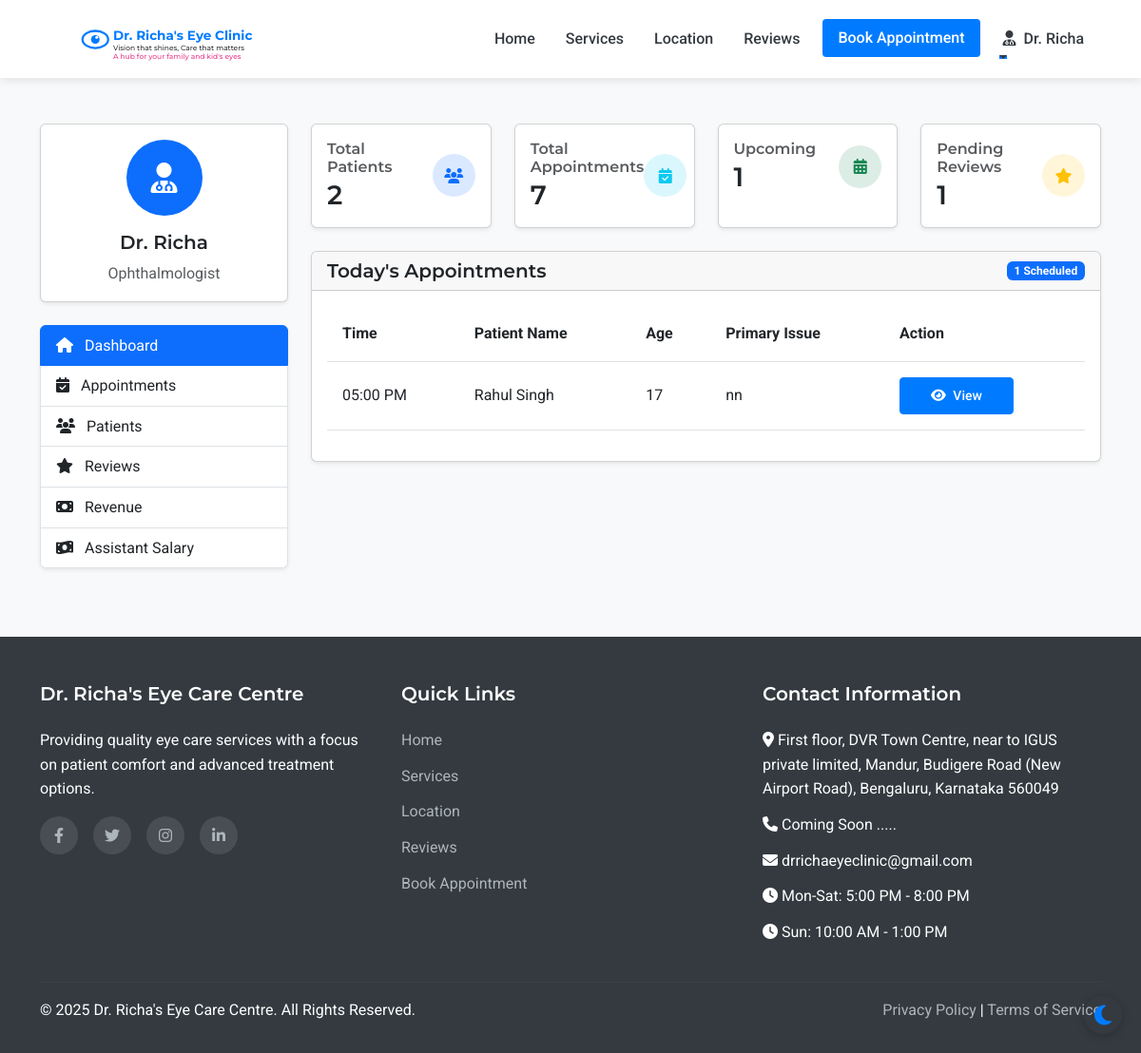
/admin/dashboard (signed in), run on an earlier commit of the app's database.
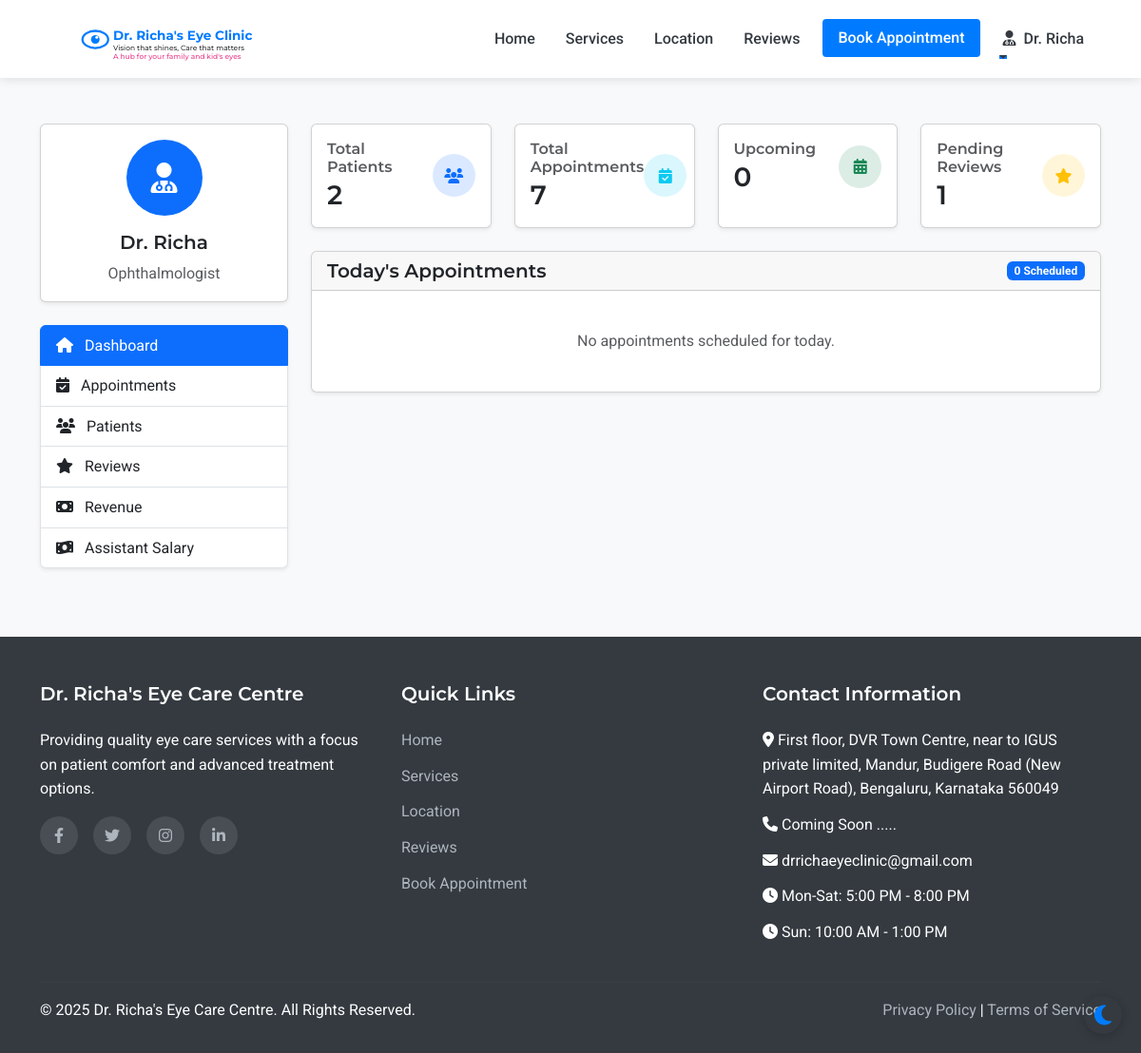
And on a later commit of the database.
### models.py (models this page shows, shortened)
class Appointment(db.Model):
    id = db.Column(db.Integer, primary_key=True)
    patient_id = db.Column(db.Integer, db.ForeignKey('patient.id'), nullable=False)
    appointment_date = db.Column(db.Date, nullable=False)
    appointment_time = db.Column(db.Time, nullable=False)
    primary_issue = db.Column(db.Text, nullable=True)
    referral_info = db.Column(db.String(255), nullable=True)
    status = db.Column(db.String(20), default='scheduled')  # scheduled, completed, cancelled
    created_at = db.Column(db.DateTime, default=datetime.utcnow)
    consultation_fee = db.Column(db.Float, nullable=False, default=500.0)
    payment_status = db.Column(db.String(20), default='pending')  # pending, paid

class Patient(UserMixin, db.Model):
    id = db.Column(db.Integer, primary_key=True)
    full_name = db.Column(db.String(100), nullable=False)
    mobile_number = db.Column(db.String(15), nullable=False)
    email = db.Column(db.String(100), nullable=True)
    age = db.Column(db.Integer, nullable=False)
    password_hash = db.Column(db.String(256), nullable=True)
    is_registered = db.Column(db.Boolean, default=False)
    created_at = db.Column(db.DateTime, nullable=False, default=datetime.utcnow)
    appointments = db.relationship('Appointment', backref='patient', lazy=True)

### routes.py (the view)
@app.route('/admin/dashboard')
@login_required
def admin_dashboard():
    if not (isinstance(current_user, Admin) or isinstance(current_user, Doctor) or isinstance(current_user, Assistant)):
        flash('Access denied. Staff privileges required.', 'danger')
        return redirect(url_for('index'))
    total_patients = Patient.query.count()
    total_appointments = Appointment.query.count()
    upcoming_appointments = Appointment.query.filter(
        Appointment.appointment_date >= datetime.now().date(),
        Appointment.status == 'scheduled'
    ).count()
    pending_reviews = Review.query.filter_by(is_approved=False).count()
    today_appointments = Appointment.query.filter(
        Appointment.appointment_date == datetime.now().date(),
        Appointment.status == 'scheduled'
    ).order_by(Appointment.appointment_time).all()
    return render_template('admin/dashboard.html',
                          total_patients=total_patients,
                          total_appointments=total_appointments,
                          upcoming_appointments=upcoming_appointments,
                          pending_reviews=pending_reviews,
                          today_appointments=today_appointments)

### app.py (called while the page is built)
@login_manager.user_loader
def load_user(user_id):
    from models import Doctor, Assistant, Admin, Patient
    try:
        if user_id.startswith('doctor_'):
            return Doctor.query.get(int(user_id.split('_')[1]))
        elif user_id.startswith('assistant_'):
            return Assistant.query.get(int(user_id.split('_')[1]))
        elif user_id.startswith('admin_'):
            return Admin.query.get(int(user_id.split('_')[1]))
        else:
            return Patient.query.get(int(user_id))
    except (ValueError, AttributeError):
        return None

### routes.py (called while the page is built)
@app.context_processor
def inject_now():
    return {'now': datetime.now()}

### templates/admin/dashboard.html (shortened to what the changed rows need)
{% extends 'layout.html' %}
{% block content %}
<section class="py-5 bg-light">
    <div class="container">
        <div class="row">
            <div class="col-lg-9">
                <div class="row mb-4 g-4">
                    <div class="col-md-3 mb-3 mb-md-0">
                        <div class="card shadow-sm h-100">
                            <div class="card-body">
                                <div class="d-flex justify-content-between align-items-center">
                                    <div>
                                        <h6 class="text-muted mb-1">Upcoming</h6>
                                        <h3 class="mb-0">{{ upcoming_appointments }}</h3>
                                    </div>
                                </div>
                            </div>
                        </div>
                    </div>
                </div>
                <div class="card shadow-sm mb-4">
                    <div class="card-header d-flex justify-content-between align-items-center">
                        <h5 class="mb-0">Today's Appointments</h5>
                        <span class="badge bg-primary">{{ today_appointments|length }} Scheduled</span>
                    </div>
                    <div class="card-body">
                        {% if today_appointments %}
                            <div class="table-responsive">
                                <table class="table table-hover">
                                    <thead>
                                        <tr>
                                            <th>Time</th>
                                            <th>Patient Name</th>
                                            <th>Age</th>
                                            <th>Primary Issue</th>
                                            <th>Action</th>
                                        </tr>
                                    </thead>
                                    <tbody>
                                        {% for appointment in today_appointments %}
                                            <tr>
                                                <td>{{ appointment.appointment_time.strftime('%I:%M %p') }}</td>
                                                <td>{{ appointment.patient.full_name }}</td>
                                                <td>{{ appointment.patient.age }}</td>
                                                <td>{{ appointment.primary_issue or 'Not specified' }}</td>
                                                <td>
                                                    <a href="{{ url_for('admin_appointment_view', appointment_id=appointment.id) }}" class="btn btn-sm btn-primary">
                                                        <i class="fas fa-eye me-1"></i> View
                                                    </a>
                                                </td>
                                            </tr>
                                        {% endfor %}
                                    </tbody>
                                </table>
                            </div>
                        {% else %}
                            <div class="text-center p-4">
                                <p class="text-muted mb-0">No appointments scheduled for today.</p>
                            </div>
                        {% endif %}
                    </div>
                </div>
            </div>
        </div>
    </div>
</section>
{% endblock %}

What changed in the data, as far as the page shows it:
no longer on this page (row edited): Appointment: appointment_time "05:00 PM", patient.full_name "Rahul Singh", patient.age "17", primary_issue "nn"
Also different on the page:
{{ upcoming_appointments }}: "1" → "0"
{{ today_appointments|length }}: "1" → "0"
text no longer shown: "Time Patient Name Age Primary Issue Action"
text now shown: "No appointments scheduled for today."
